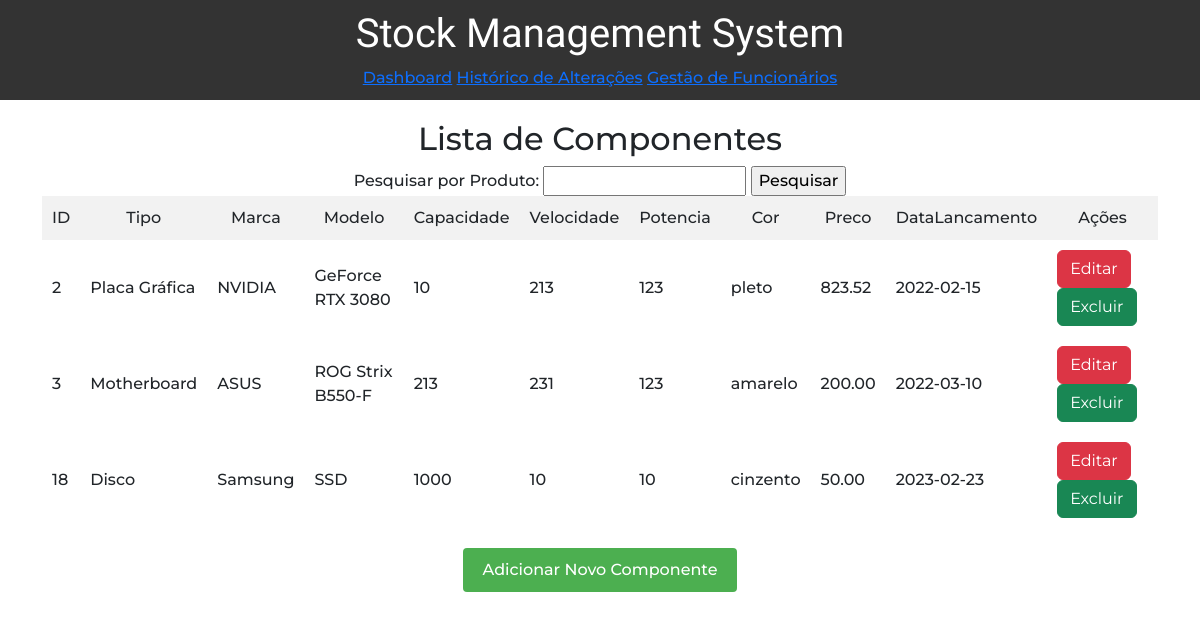
/dashboard.php (signed in), run on the app's committed database.
### tables this page shows
CREATE TABLE `componentes` (
  `ID` int(11) NOT NULL,
  `Tipo` varchar(50) NOT NULL,
  `Marca` varchar(50) DEFAULT NULL,
  `Modelo` varchar(50) DEFAULT NULL,
  `Quantidade` int(11) NOT NULL,
  `Capacidade` int(11) DEFAULT NULL,
  `Velocidade` varchar(20) DEFAULT NULL,
  `Potencia` int(11) DEFAULT NULL,
  `Cor` varchar(20) DEFAULT NULL,
  `Preco` decimal(10,2) DEFAULT NULL,
  `DataLancamento` date DEFAULT NULL
);

### dashboard.php (the view, shortened to what this page needs)
<!DOCTYPE html>
<html lang="en">
<head>
</head>
<body>
<header>
    <h1>Stock Management System</h1>
    <nav>
        <a href="index2.php">Dashboard</a>
        <a href="historico.php">Histórico de Alterações</a>
        <a href="gestao_funcionarios.php">Gestão de Funcionários</a>
    </nav>
</header>
<div class="container">
    <div class="content-container">
        <h2>Lista de Componentes</h2>
        <form method="GET" action="">
            <label for="produto">Pesquisar por Produto:</label>
            <input type="text" name="produto" id="produto">
            <input type="submit" value="Pesquisar">
        </form>
        <?php
        $conexao = new mysqli("localhost","root","","gestaostock");
        $whereClause = "";
        $query = "SELECT * FROM Componentes" . $whereClause;
        $resultado = $conexao->query($query);
        if ($resultado->num_rows > 0) {
            echo "<table>
                    <tr>
                        <th>ID</th>
                        <th>Tipo</th>
                        <th>Marca</th>
                        <th>Modelo</th>
                        <th>Capacidade</th>
                        <th>Velocidade</th>
                        <th>Potencia</th>
                        <th>Cor</th>
                        <th>Preco</th>
                        <th>DataLancamento</th>
                        <th>Ações</th>
                    </tr>";
            while ($linha = $resultado->fetch_assoc()) {
                echo "<tr>
                        <td>{$linha['ID']}</td>
                        <td>{$linha['Tipo']}</td>
                        <td>{$linha['Marca']}</td>
                        <td>{$linha['Modelo']}</td>
                        <td>{$linha['Capacidade']}</td>
                        <td>{$linha['Velocidade']}</td>
                        <td>{$linha['Potencia']}</td>
                        <td>{$linha['Cor']}</td>
                        <td>{$linha['Preco']}</td>
                        <td>{$linha['DataLancamento']}</td>
                        <td>
                            <a href='edit.php?id={$linha['ID']}' class='btn btn-danger'>Editar</a>
                            <a href='delete.php?id={$linha['ID']}' class='btn btn-success'>Excluir</a>
                        </td>
                    </tr>";
            }
            echo "</table>";
        } else {
            echo "Nenhum componente encontrado.";
        }
        ?>
        <a href="add.php" class="button">Adicionar Novo Componente</a>
    </div>
</div>
</body>
</html>

### style.css (style rules this page uses)
* { font-family: 'Montserrat', sans-serif; font-weight: 500; }
body { font-family: Arial, sans-serif; margin: 0; }
header { background-color: #333; padding: 10px; text-align: center; color: white; }
header h1 { font-family: 'Kanit', sans-serif !important; }
.container { display: flex; justify-content: space-between; align-items: center; padding: 20px; }
.content-container { text-align: center; width: 100%; }
h2 { margin-bottom: 20px; }
table { border-collapse: collapse; width: 100%; }
th, td { border: 1px solid #ddd; padding: 10px; text-align: left; }
th { background-color: #f2f2f2; }
a.button { display: inline-block; padding: 10px 20px; background-color: #4CAF50; color: white; text-decoration: none; border-radius: 4px; margin-top: 20px; }

### data on the page
componentes: ID "2", Tipo "Placa Gráfica", Marca "NVIDIA", Modelo "GeForce RTX 3080", Capacidade "10", Velocidade "213", Potencia "123", Cor "pleto", Preco "823.52", DataLancamento "2022-02-15"
componentes: ID "3", Tipo "Motherboard", Marca "ASUS", Modelo "ROG Strix B550-F", Capacidade "213", Velocidade "231", Potencia "123", Cor "amarelo", Preco "200.00", DataLancamento "2022-03-10"
componentes: ID "18", Tipo "Disco", Marca "Samsung", Modelo "SSD", Capacidade "1000", Velocidade "10", Potencia "10", Cor "cinzento", Preco "50.00", DataLancamento "2023-02-23"
